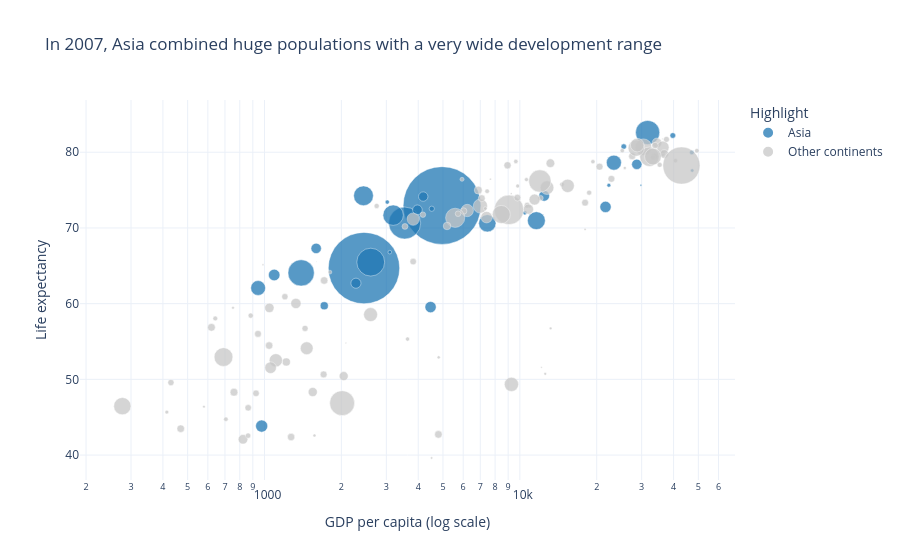

Notebook code for this chart:
### Markdown cell above
## Task 2 — Bubble chart: tell a story

**What to build:** A bubble chart (full 2007 dataset, all countries) where:
- x = GDP per capita (log scale)
- y = life expectancy
- size = population
- colour = ONE continent highlighted (your choice), all others grey
- At least one annotation explaining the highlighted group's story

> This is the grey-and-highlight technique applied to a bubble chart.

### Code cell
# Task 2
highlight_continent = "Asia"
task2_df = df.loc[df["year"] == 2007].copy()
task2_df["highlight"] = task2_df["continent"].where(
    task2_df["continent"] == highlight_continent,
    "Other continents",
)

fig = px.scatter(
    task2_df,
    x="gdpPercap",
    y="lifeExp",
    size="pop",
    color="highlight",
    hover_name="country",
    log_x=True,
    size_max=55,
    category_orders={"highlight": [highlight_continent, "Other continents"]},
    color_discrete_map={highlight_continent: "#1f77b4", "Other continents": "#c7c7c7"},
    title="In 2007, Asia combined huge populations with a very wide development range",
    labels={
        "gdpPercap": "GDP per capita (log scale)",
        "lifeExp": "Life expectancy",
        "highlight": "Highlight",
        "pop": "Population",
    },
)

china = task2_df.loc[task2_df["country"] == "China"].iloc[0]
fig.add_annotation(
    x=china["gdpPercap"],
    y=china["lifeExp"],
    text="Asia stands out because several of the world's largest populations cluster here",
    showarrow=True,
    arrowhead=3,
    ax=80,
    ay=-60,
    bgcolor="white",
)

fig.update_traces(marker=dict(opacity=0.75, line=dict(width=0.5, color="white")))
fig.update_layout(template="plotly_white")
fig.show()

### Figure 1 — Plotly figure (JSON) as saved in the notebook; plotly's stock layout.template omitted (floating-point values rounded to 4 significant figures)
{"data": [{"hovertemplate": "<b>%{hovertext}</b><br><br>Highlight=Asia<br>GDP per capita (log scale)=%{x}<br>Life expectancy=%{y}<br>Population=%{marker.size}<extra></extra>", "hovertext": ["Afghanistan", "Bahrain", "Bangladesh", "Cambodia", "China", "Hong Kong, China", "India", "Indonesia", "Iran", "Iraq", "Israel", "Japan", "Jordan", "Korea, Dem. Rep.", "Korea, Rep.", "Kuwait", "Lebanon", "Malaysia", "Mongolia", "Myanmar", "Nepal", "Oman", "Pakistan", "Philippines", "Saudi Arabia", "Singapore", "Sri Lanka", "Syria", "Taiwan", "Thailand", "Vietnam", "West Bank and Gaza", "Yemen, Rep."], "legendgroup": "Asia", "marker": {"color": "#1f77b4", "line": {"color": "white", "width": 0.5}, "opacity": 0.75, "size": [31889923, 708573, 150448339, 14131858, 1318683096, 6980412, 1110396331, 223547000, 69453570, 27499638, 6426679, 127467972, 6053193, 23301725, 49044790, 2505559, 3921278, 24821286, 2874127, 47761980, 28901790, 3204897, 169270617, 91077287, 27601038, 4553009, 20378239, 19314747, 23174294, 65068149, 85262356, 4018332, 22211743], "sizemode": "area", "sizeref": 435900.0, "symbol": "circle"}, "mode": "markers", "name": "Asia", "orientation": "v", "showlegend": true, "type": "scatter", "x": [974.6, 29800.0, 1391.0, 1714.0, 4959.0, 39720.0, 2452.0, 3541.0, 11610.0, 4471.0, 25520.0, 31660.0, 4519.0, 1593.0, 23350.0, 47310.0, 10460.0, 12450.0, 3096.0, 944.0, 1091.0, 22320.0, 2606.0, 3190.0, 21650.0, 47140.0, 3970.0, 4185.0, 28720.0, 7458.0, 2442.0, 3025.0, 2281.0], "xaxis": "x", "y": [43.83, 75.64, 64.06, 59.72, 72.96, 82.21, 64.7, 70.65, 70.96, 59.55, 80.75, 82.6, 72.53, 67.3, 78.62, 77.59, 71.99, 74.24, 66.8, 62.07, 63.78, 75.64, 65.48, 71.69, 72.78, 79.97, 72.4, 74.14, 78.4, 70.62, 74.25, 73.42, 62.7], "yaxis": "y"}, {"hovertemplate": "<b>%{hovertext}</b><br><br>Highlight=Other continents<br>GDP per capita (log scale)=%{x}<br>Life expectancy=%{y}<br>Population=%{marker.size}<extra></extra>", "hovertext": ["Albania", "Algeria", "Angola", "Argentina", "Australia", "Austria", "Belgium", "Benin", "Bolivia", "Bosnia and Herzegovina", "Botswana", "Brazil", "Bulgaria", "Burkina Faso", "Burundi", "Cameroon", "Canada", "Central African Republic", "Chad", "Chile", "Colombia", "Comoros", "Congo, Dem. Rep.", "Congo, Rep.", "Costa Rica", "Cote d'Ivoire", "Croatia", "Cuba", "Czech Republic", "Denmark", "Djibouti", "Dominican Republic", "Ecuador", "Egypt", "El Salvador", "Equatorial Guinea", "Eritrea", "Ethiopia", "Finland", "France", "Gabon", "Gambia", "Germany", "Ghana", "Greece", "Guatemala", "Guinea", "Guinea-Bissau", "Haiti", "Honduras", "Hungary", "Iceland", "Ireland", "Italy", "Jamaica", "Kenya", "Lesotho", "Liberia", "Libya", "Madagascar", "Malawi", "Mali", "Mauritania", "Mauritius", "Mexico", "Montenegro", "Morocco", "Mozambique", "Namibia", "Netherlands", "New Zealand", "Nicaragua", "Niger", "Nigeria", "Norway", "Panama", "Paraguay", "Peru", "Poland", "Portugal", "Puerto Rico", "Reunion", "Romania", "Rwanda", "Sao Tome and Principe", "Senegal", "Serbia", "Sierra Leone", "Slovak Republic", "Slovenia", "Somalia", "South Africa", "Spain", "Sudan", "Swaziland", "Sweden", "Switzerland", "Tanzania", "Togo", "Trinidad and Tobago", "Tunisia", "Turkey", "Uganda", "United Kingdom", "United States", "Uruguay", "Venezuela", "Zambia", "Zimbabwe"], "legendgroup": "Other continents", "marker": {"color": "#c7c7c7", "line": {"color": "white", "width": 0.5}, "opacity": 0.75, "size": [3600523, 33333216, 12420476, 40301927, 20434176, 8199783, 10392226, 8078314, 9119152, 4552198, 1639131, 190010647, 7322858, 14326203, 8390505, 17696293, 33390141, 4369038, 10238807, 16284741, 44227550, 710960, 64606759, 3800610, 4133884, 18013409, 4493312, 11416987, 10228744, 5468120, 496374, 9319622, 13755680, 80264543, 6939688, 551201, 4906585, 76511887, 5238460, 61083916, 1454867, 1688359, 82400996, 22873338, 10706290, 12572928, 9947814, 1472041, 8502814, 7483763, 9956108, 301931, 4109086, 58147733, 2780132, 35610177, 2012649, 3193942, 6036914, 19167654, 13327079, 12031795, 3270065, 1250882, 108700891, 684736, 33757175, 19951656, 2055080, 16570613, 4115771, 5675356, 12894865, 135031164, 4627926, 3242173, 6667147, 28674757, 38518241, 10642836, 3942491, 798094, 22276056, 8860588, 199579, 12267493, 10150265, 6144562, 5447502, 2009245, 9118773, 43997828, 40448191, 42292929, 1133066, 9031088, 7554661, 38139640, 5701579, 1056608, 10276158, 71158647, 29170398, 60776238, 301139947, 3447496, 26084662, 11746035, 12311143], "sizemode": "area", "sizeref": 435900.0, "symbol": "circle"}, "mode": "markers", "name": "Other continents", "orientation": "v", "showlegend": true, "type": "scatter", "x": [5937.0, 6223.0, 4797.0, 12780.0, 34440.0, 36130.0, 33690.0, 1441.0, 3822.0, 7446.0, 12570.0, 9066.0, 10680.0, 1217.0, 430.1, 2042.0, 36320.0, 706.0, 1704.0, 13170.0, 7007.0, 986.1, 277.6, 3633.0, 9645.0, 1545.0, 14620.0, 8948.0, 22830.0, 35280.0, 2082.0, 6025.0, 6873.0, 5581.0, 5728.0, 12150.0, 641.4, 690.8, 33210.0, 30470.0, 13210.0, 752.7, 32170.0, 1328.0, 27540.0, 5186.0, 942.7, 579.2, 1202.0, 3548.0, 18010.0, 36180.0, 40680.0, 28570.0, 7321.0, 1463.0, 1569.0, 414.5, 12060.0, 1045.0, 759.3, 1043.0, 1803.0, 10960.0, 11980.0, 9254.0, 3820.0, 823.7, 4811.0, 36800.0, 25190.0, 2749.0, 619.7, 2014.0, 49360.0, 9809.0, 4173.0, 7409.0, 15390.0, 20510.0, 19330.0, 7670.0, 10810.0, 863.1, 1598.0, 1712.0, 9787.0, 862.5, 18680.0, 25770.0, 926.1, 9270.0, 28820.0, 2602.0, 4513.0, 33860.0, 37510.0, 1107.0, 883.0, 18010.0, 7093.0, 8458.0, 1056.0, 33200.0, 42950.0, 10610.0, 11420.0, 1271.0, 469.7], "xaxis": "x", "y": [76.42, 72.3, 42.73, 75.32, 81.23, 79.83, 79.44, 56.73, 65.55, 74.85, 50.73, 72.39, 73.0, 52.3, 49.58, 50.43, 80.65, 44.74, 50.65, 78.55, 72.89, 65.15, 46.46, 55.32, 78.78, 48.33, 75.75, 78.27, 76.49, 78.33, 54.79, 72.23, 74.99, 71.34, 71.88, 51.58, 58.04, 52.95, 79.31, 80.66, 56.73, 59.45, 79.41, 60.02, 79.48, 70.26, 56.01, 46.39, 60.92, 70.2, 73.34, 81.76, 78.89, 80.55, 72.57, 54.11, 42.59, 45.68, 73.95, 59.44, 48.3, 54.47, 64.16, 72.8, 76.19, 74.54, 71.16, 42.08, 52.91, 79.76, 80.2, 72.9, 56.87, 46.86, 80.2, 75.54, 71.75, 71.42, 75.56, 78.1, 78.75, 76.44, 72.48, 46.24, 65.53, 63.06, 74.0, 42.57, 74.66, 77.93, 48.16, 49.34, 80.94, 58.56, 39.61, 80.88, 81.7, 52.52, 58.42, 69.82, 73.92, 71.78, 51.54, 79.42, 78.24, 76.38, 73.75, 42.38, 43.49], "yaxis": "y"}], "layout": {"annotations": [{"arrowhead": 3, "ax": 80, "ay": -60, "bgcolor": "white", "showarrow": true, "text": "Asia stands out because several of the world's largest populations cluster here", "x": 4959.0, "y": 72.96}], "legend": {"itemsizing": "constant", "title": {"text": "Highlight"}, "tracegroupgap": 0}, "title": {"text": "In 2007, Asia combined huge populations with a very wide development range"}, "xaxis": {"anchor": "y", "domain": [0, 1], "title": {"text": "GDP per capita (log scale)"}, "type": "log"}, "yaxis": {"anchor": "x", "domain": [0, 1], "title": {"text": "Life expectancy"}}}}
